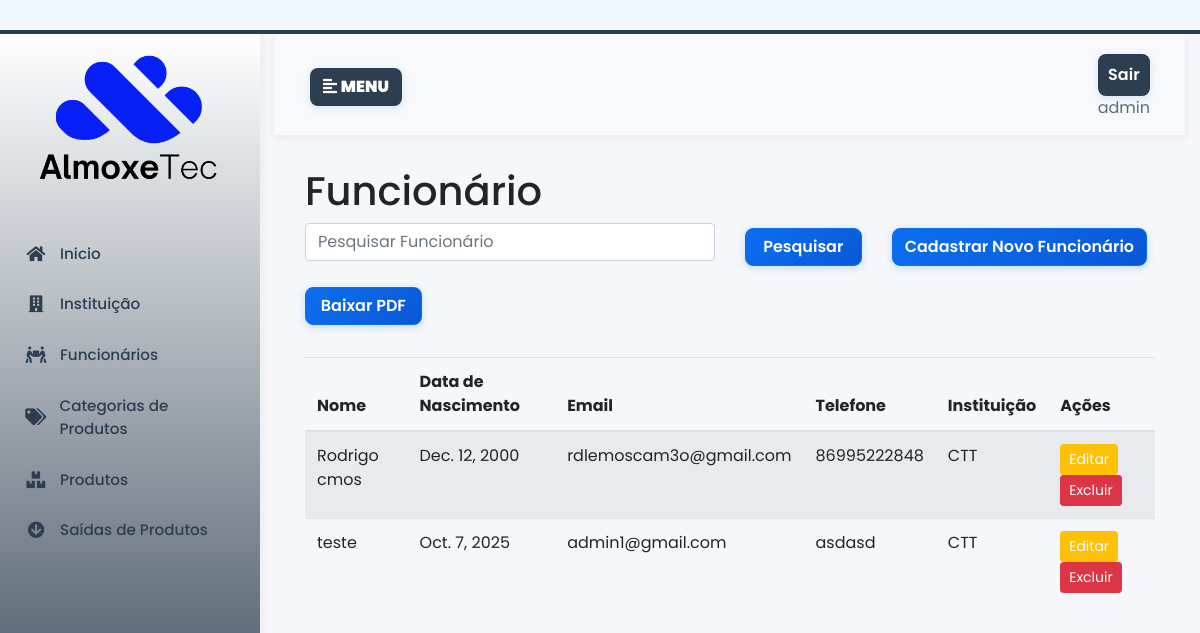
Page / (signed in) on the earlier database version.
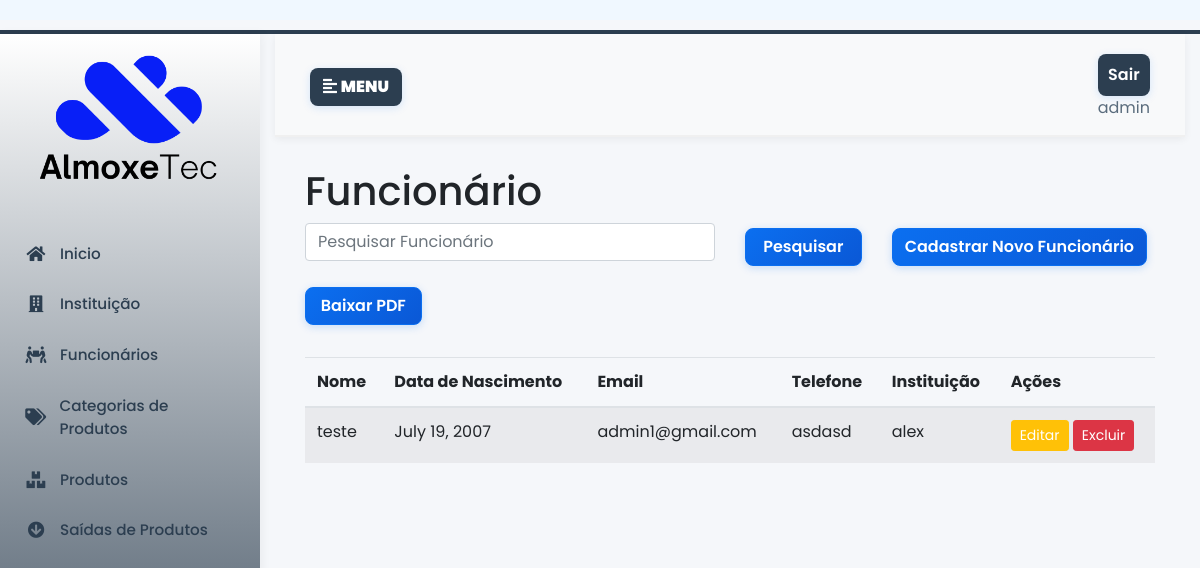
Same page on the later database version.
### almoxarifado/models.py (models this page shows, shortened)
class Funcionario(models.Model):
    user = models.OneToOneField(User, on_delete=models.CASCADE)
    nome = models.CharField(max_length=100, db_index=True)  # Índice para busca
    data_nascimento = models.DateField()
    email = models.EmailField(unique=True)
    telefone = models.CharField(max_length=20)
    instituicao = models.ForeignKey(Instituicao, on_delete=models.CASCADE)
    class Meta:
        ordering = ['nome']  # Ordenação padrão

class Instituicao(models.Model):
    nome = models.CharField(max_length=100, db_index=True)  # Índice para busca
    cep = models.CharField(max_length=9)
    logradouro = models.CharField(max_length=200)
    numero = models.CharField(max_length=10)
    bairro = models.CharField(max_length=100)
    cidade = models.CharField(max_length=100)
    estado = models.CharField(max_length=2)
    telefone = models.CharField(max_length=20)
    cnpj = models.CharField(max_length=18, unique=True)
    def __str__(self):
        return self.nome
    class Meta:
        ordering = ['nome']  # Ordenação padrão

### almoxarifado/views/funcionario.py (the view)
# urls.py: path('', views.lista_funcionario, name='lista_funcionario'),
@login_required
def lista_funcionario(request):
    q = request.GET.get('q', '').strip()
    funcionarios = Funcionario.objects.select_related('instituicao', 'user').all().order_by('nome')
    if q:
        funcionarios = funcionarios.filter(Q(nome__icontains=q)).order_by('nome')
    paginator = Paginator(funcionarios, 10)  # 10 funcionários por página
    page_number = request.GET.get('page')
    page_obj = paginator.get_page(page_number)
    return render(request, 'funcionario/lista.html', {'funcionarios': page_obj, 'page_obj': page_obj})

### almoxarifado/templates/funcionario/lista.html (shortened to what this page needs)
{% extends 'base.html' %} {% load static %}
{% block content %}
<h1>Funcionário</h1>
<div>
  <form method="get">
    <div class="row mb-4">
      <div class="col-md-6 mb-2">
        <input type="text" name="q" class="form-control" placeholder="Pesquisar Funcionário"
          value="{{ request.GET.q  }}" />
      </div>
      <div class="col-lg-2 mb-3">
        <button type="submit" class="btn btn-primary colorprimarybtn">
          Pesquisar
        </button>
      </div>
      <div class="col-lg-3 mb-3">
        <a href="{% url 'add_funcionario' %}" class="btn btn-primary colorprimarybtn">Cadastrar Novo Funcionário</a>
      </div>
      <div class="col-lg-2 mb-2">
        <a href="{% url 'pdf-funcionario' %}" class="btn btn-primary colorprimarybtn">Baixar PDF</a>
      </div>
    </div>
  </form>
  <table class="table table-striped">
    <thead>
      <tr>
        <th>Nome</th>
        <th>Data de Nascimento</th>
        <th>Email</th>
        <th>Telefone</th>
        <th>Instituição</th>
        <th>Ações</th>
      </tr>
    </thead>
    <tbody>
      {% for funcionario in funcionarios %}
      <tr>
        <td>{{ funcionario.nome }}</td>
        <td>{{ funcionario.data_nascimento }}</td>
        <td>{{ funcionario.email}}</td>
        <td>{{ funcionario.telefone }}</td>
        <td>{{ funcionario.instituicao }}</td>
        <td>
          <a href="{% url 'editar_funcionario' funcionario.id %}" class="btn btn-sm btn-warning">Editar</a>
          <a href="{% url 'excluir_funcionario' funcionario.id %}" class="btn btn-sm btn-danger"
            onclick="return confirm('Você tem certeza que deseja excluir o funcionario {{ funcionario.nome }}?')">Excluir</a>
        </td>
      </tr>
      {% endfor %}
    </tbody>
  </table>
</div>
</div>
</div>
{% endblock content %}

Differences in the rows shown:
removed Funcionario: nome "Rodrigo cmos", data_nascimento "Dec. 12, 2000", email "rdlemoscam3o@gmail.com", telefone "86995222848", instituicao "CTT"
changed Funcionario "teste": data_nascimento "Oct. 7, 2025" → "July 19, 2007"; instituicao "CTT" → "alex"
